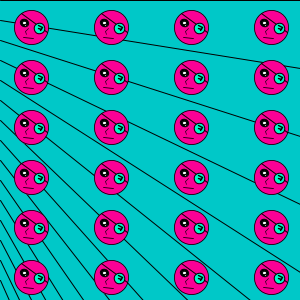
Frame 1 (no input)
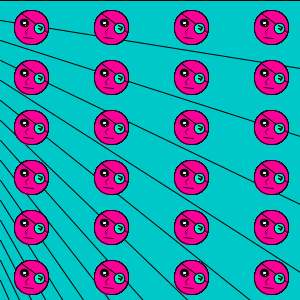
Frame 60 (the mouse pressed at the canvas centre just before this capture)
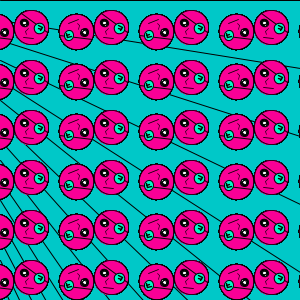
Frame 120 (the mouse held since frame 60 and released just before this capture)

The Processing sketch that drew these frames (run headless with seeded random() and noise(); from frame 60 on, the mouse is pressed at the canvas centre):

// Processing sketch: processing_14554
// ── processing_14554.pde

void setup() {
  size(300,300);
  
  
  
  
  


background(0,200,200);
for( int y=0; y<1000; y=y+20 )
{
  line(0,y,500,y*5);
}

}


void draw() {
  for(float x=20; x<=600; x=x+80){
    for(float y=0; y<=600; y=y+50){
      pushMatrix();
      translate(x,y);
      scale(0.2);
      rotate(radians(mouseX+20));
      mydraw();
      popMatrix();
    }
  }
}
 
void mydraw(){


 
//얼굴
fill(250,0,150);
strokeWeight(4);
stroke(3);
ellipse(100,110,170,175);
 
 
//안대줄
stroke(5);
strokeWeight(5);
line(185,105,30,60);
 
 
//눈
fill(0);
ellipse(60,100,40,40);
 
fill(#FFFFFF);
ellipse(60,100,40-20,40-20);
fill(#FFFFFF);
ellipse(70,110,40-30,40-30);
 
 
//안대
fill(0,250,200);
ellipse(60+80,100,40+10,40+10);
 
 
//안대무늬
 
 
strokeWeight(7);
line(150,90,150,110);
line(130,90,150,90);
line(130+5,100,150,100);
 
 
//코
 
stroke(3);
strokeWeight(3);
line(90,120,80,140);
line(80,140,90,150);
 
 
//입
strokeWeight(4);
int[]x={130};          
int[]y={160};
 
line(x[0],y[0],80,170);
}
                                            
